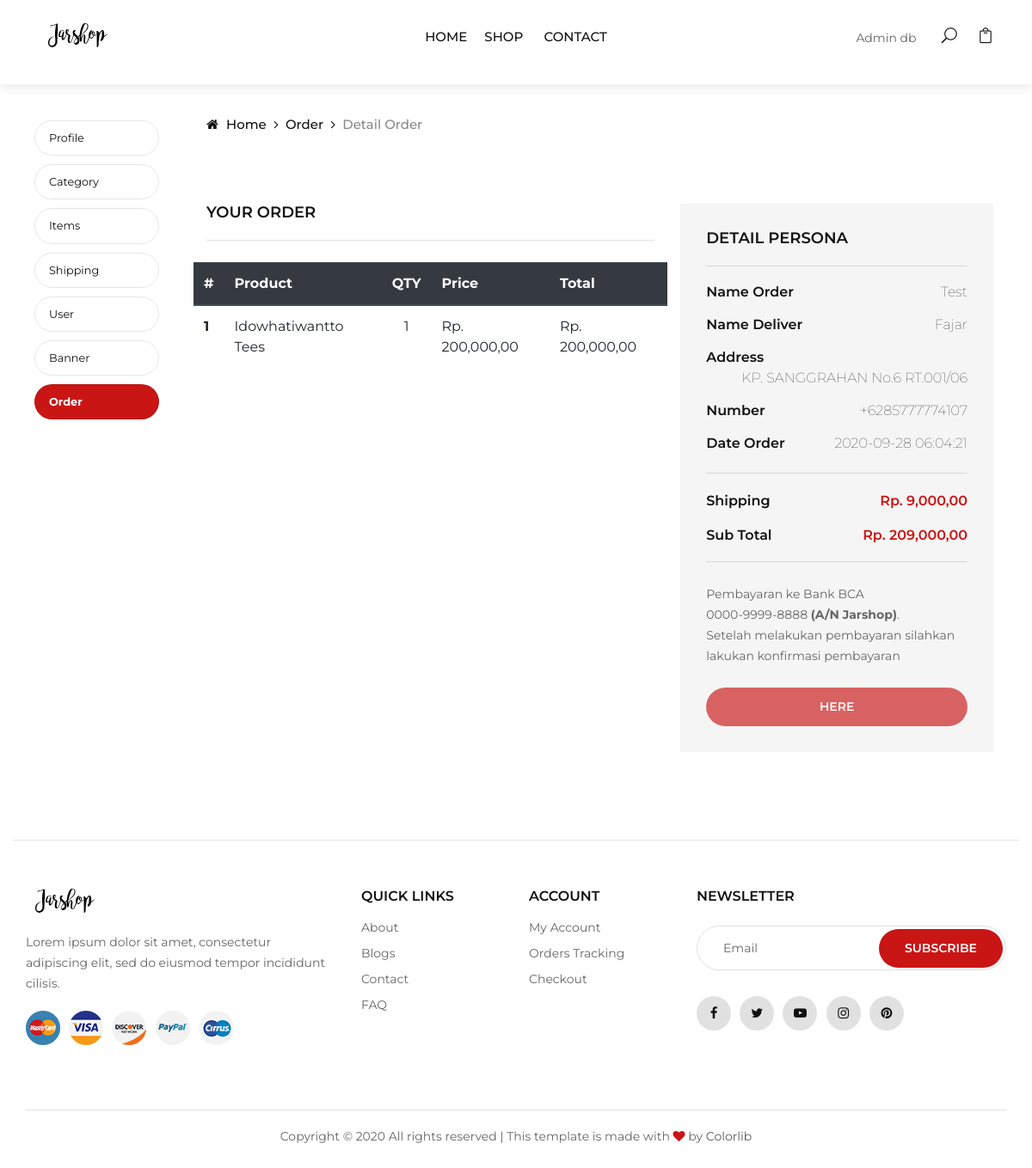
Page /index.php?page=menu&module=pesanan&action=detail&pesanan_id=16 (signed in) on the committed database.
### tables this page shows
CREATE TABLE `pesanan_detail` (
  `pesanan_id` int(10) NOT NULL,
  `barang_id` int(10) NOT NULL,
  `quantity` tinyint(2) NOT NULL,
  `harga` int(10) NOT NULL
);

CREATE TABLE `barang` (
  `barang_id` int(10) NOT NULL,
  `kategori_id` int(10) NOT NULL,
  `nama_barang` varchar(250) NOT NULL,
  `spesifikasi` text NOT NULL,
  `gambar` varchar(300) NOT NULL,
  `harga` int(10) NOT NULL,
  `stok` tinyint(1) NOT NULL,
  `status` enum('on','off') NOT NULL
);

CREATE TABLE `pesanan` (
  `pesanan_id` int(10) NOT NULL,
  `kota_id` int(10) NOT NULL,
  `user_id` int(10) NOT NULL,
  `nama_penerima` varchar(150) NOT NULL,
  `nomor_telepon` varchar(15) NOT NULL,
  `alamat` varchar(300) NOT NULL,
  `tanggal_pemesanan` datetime NOT NULL,
  `status` tinyint(4) NOT NULL
);

CREATE TABLE `user` (
  `user_id` int(10) NOT NULL,
  `level` varchar(30) NOT NULL,
  `nama` varchar(150) NOT NULL,
  `email` varchar(160) NOT NULL,
  `alamat` varchar(400) NOT NULL,
  `phone` varchar(15) NOT NULL,
  `password` varchar(300) NOT NULL,
  `status` enum('on','off') NOT NULL
);

CREATE TABLE `kota` (
  `kota_id` int(10) NOT NULL,
  `kota` varchar(150) NOT NULL,
  `tarif` int(10) NOT NULL,
  `status` enum('on','off') NOT NULL
);

### function/pembantu.php (called while the page is built, shortened)
<?php
	function rupiah($nilai = 0){
		$string = "Rp. ".number_format($nilai).",00";
		return $string;
	}

### module/pesanan/detail.php (the view, shortened to what this page needs)
<?php
	$pesanan_id= $_GET["pesanan_id"];
	$query = mysqli_query($koneksi, "SELECT pesanan.nama_penerima, pesanan.nomor_telepon, pesanan.alamat, pesanan.tanggal_pemesanan, user.nama, kota.kota, kota.tarif FROM pesanan JOIN user ON pesanan.user_id=user.user_id JOIN kota ON kota.kota_id=pesanan.kota_id WHERE pesanan.pesanan_id='$pesanan_id'");
	$row=mysqli_fetch_assoc($query);
	$tanggal_pemesanan = $row['tanggal_pemesanan'];
	$nama_penerima = $row['nama_penerima'];
	$nomor_telepon = $row['nomor_telepon'];
	$alamat = $row['alamat'];
	$tarif = $row['tarif'];
	$nama = $row['nama'];
?>
<div class="breadcrumb-option">
	<div class="container">
		<div class="row">
			<div class="col-lg-12">
				<div class="breadcrumb__links">
          <a href='<?= BASE_URL ?>'><i class="fa fa-home"></i> Home</a>
          <a href="<?= BASE_URL."index.php?page=menu&module=pesanan&action=list" ?>">Order </a>
					<span>Detail Order</span>
				</div>
			</div>
		</div>
	</div>
</div>
<section class="checkout spad">
  <div class="container">
    <form action="#" class="checkout__form">
      <div class="row">
        <div class="col-lg">
          <h5>Your Order</h5>
          <div class="row">
              <table class="table">
                <thead class="thead-dark">
                  <tr>
                    <th scope="col">#</th>
                    <th scope="col">Product</th>
                    <th scope="col" class='text-center'>QTY</th>
                    <th scope="col">Price</th>
                    <th scope="col">Total</th>
                  </tr>
                </thead>
                <tbody>
                  <?php
                  $queryDetail = mysqli_query($koneksi, "SELECT pesanan_detail.*, barang.nama_barang FROM pesanan_detail JOIN barang ON pesanan_detail.barang_id=barang.barang_id WHERE pesanan_detail.pesanan_id='$pesanan_id'");
                  $no=1;
                  $subtotal = 0;
                  while($rowDetail=mysqli_fetch_assoc($queryDetail)){
                    $total = $rowDetail["harga"] * $rowDetail["quantity"];
                    $subtotal = $subtotal + $total;
                    echo "<tr>
                            <th scope='row'>$no</th>
                            <td>$rowDetail[nama_barang]</td>
                            <td class='text-center'>$rowDetail[quantity]</td>
                            <td>".rupiah($rowDetail['harga'])."</td>
                            <td>".rupiah($total)."</td>
                          </tr>";
                    $no++;
                  }
                  $subtotal = $subtotal + $tarif;
                  ?>
                </tbody>
              </table>
            <div class="col-lg-12">
            </div>
          </div>
        </div>
        <div class="col-lg-5">
          <div class="checkout__order">
            <h5>Detail Persona</h5>
          <div class="checkout__order__product">
            <ul>
              <li>
                <span class="top__text">Name Order</span>
                <span class="top__text__right"><?= $nama; ?></span>
              </li>
              <li>
                <span class="top__text">Name Deliver</span>
                <span class="top__text__right"><?= $nama_penerima; ?></span>
              </li>
              <li>
                <span class="top__text">Address</span>
                <span class="top__text__right"><?= $alamat; ?></span>
              </li>
              <li>
                <span class="top__text">Number</span>
                <span class="top__text__right"><?= $nomor_telepon; ?></span>
              </li>
              <li>
                <span class="top__text">Date Order</span>
                <span class="top__text__right"><?= $tanggal_pemesanan; ?></span>
              </li>
            </ul>
          </div>
          <div class="checkout__order__total">
            <ul>
              <li>Shipping <span><?php echo rupiah($tarif); ?></span></li>
              <li>Sub Total <span><?php echo rupiah($subtotal); ?></span></li>
            </ul>
          </div>
          <div class="checkout__order__widget">
            <p>Pembayaran ke Bank BCA<br/>
                0000-9999-8888 <strong>(A/N Jarshop)</strong>.<br/>
                Setelah melakukan pembayaran silahkan lakukan konfirmasi pembayaran
            </p>
          </div>
         <?php
            $query = mysqli_query($koneksi, "SELECT * FROM konfirmasi_pembayaran
                                              WHERE pesanan_id='$pesanan_id'");
            $data = mysqli_fetch_assoc($query);
          ?>
          <a href='<?= BASE_URL."index.php?page=menu&module=pesanan&action=konfirmasi_pembayaran&pesanan_id=$pesanan_id" ?>' class="site-btn btn text-center <?php if($data){ echo "disabled"; } ?>">Here</a>
        </div>
      </div>
    </form>
  </div>
</section>

### module/pesanan/detail.php (style rules this page uses)
.top__text__right { font-weight: 100!important; }

### rows in the picture
pesanan_detail: barang.nama_barang "Idowhatiwantto Tees", quantity "1", harga "Rp. 200,000,00", rupiah($total) "Rp. 200,000,00"
pesanan: user.nama "Test", nama_penerima "Fajar", alamat "KP. SANGGRAHAN No.6 RT.001/06", nomor_telepon "+6285777774107", tanggal_pemesanan "2020-09-28 06:04:21", kota.tarif "Rp. 9,000,00"

### other values in the picture
$nama "Admin db"
rupiah($subtotal) "Rp. 209,000,00"
